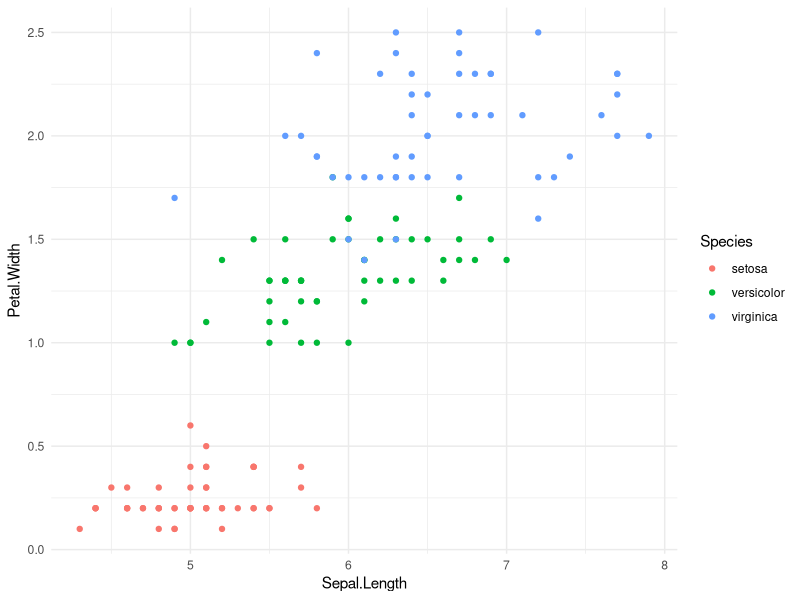
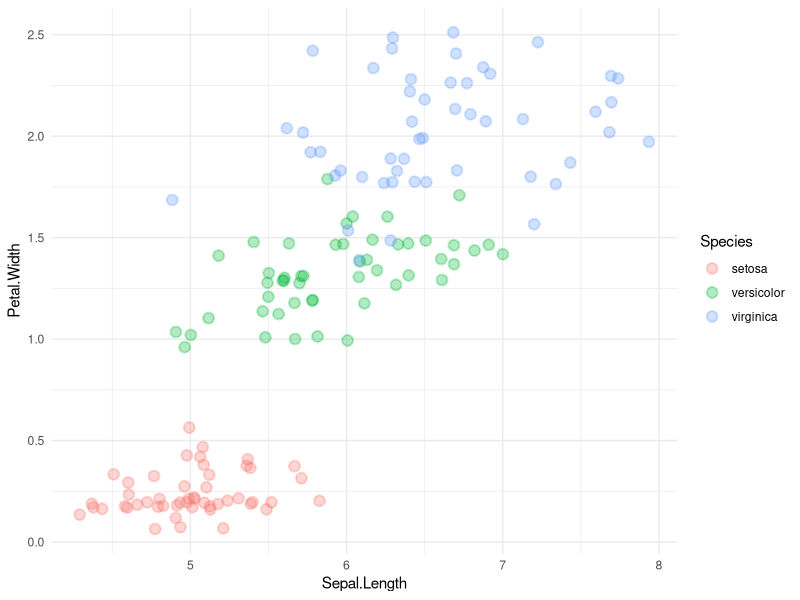
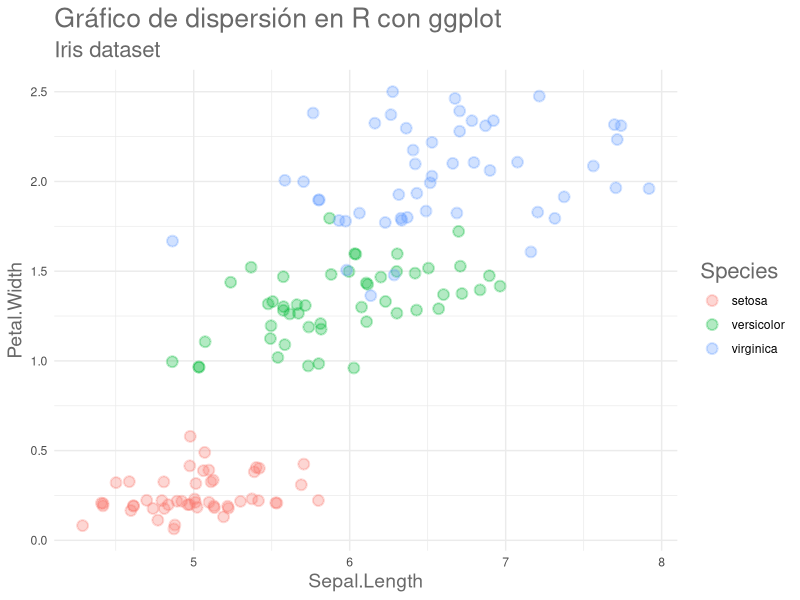

Here is the R script that generated these plots, in order:
## ---- chunk 1
library (ggplot2)
ggplot (iris, aes(x = Sepal.Length, y = Petal.Width, colour = Species)) +
  geom_point() +
  theme_minimal()

## ---- chunk 2
 library (ggplot2)
ggplot (iris, aes(x = Sepal.Length, y = Petal.Width, colour = Species)) +
  geom_jitter(size = 3, alpha = 0.3, stroke = 1) +
  theme_minimal()
## ---- chunk 3
 library (ggplot2)
ggplot (iris, aes(x = Sepal.Length, y = Petal.Width, colour = Species)) +
  geom_jitter(size = 3, alpha = 0.3, stroke = 1) +
  labs(title = "Gráfico de dispersión en R con ggplot", subtitle = "Iris dataset") +
  theme_minimal() +
  theme(
    title = element_text(size=16, face='plain', colour = "dimgray"),
    axis.title.x = element_text(size = 14, colour = "dimgray"),
    axis.title.y = element_text(size = 14, colour = "dimgray"),
  )
